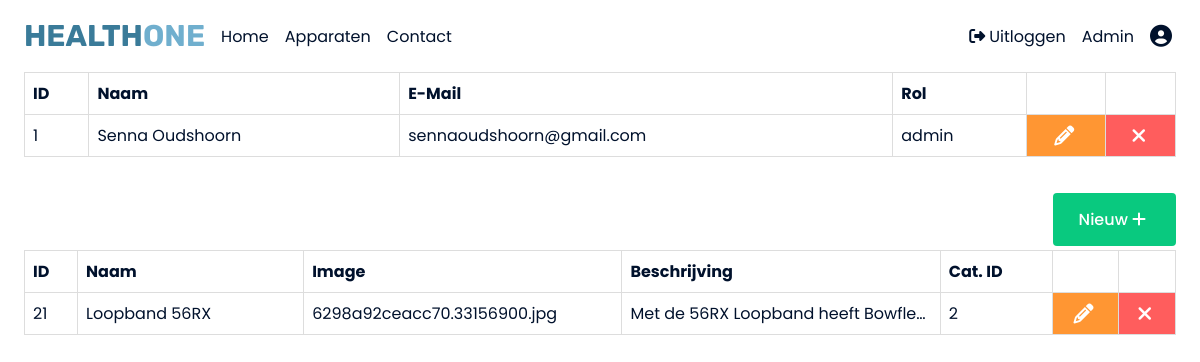
The page /admin/admin.php (signed in) on the database as committed earlier.
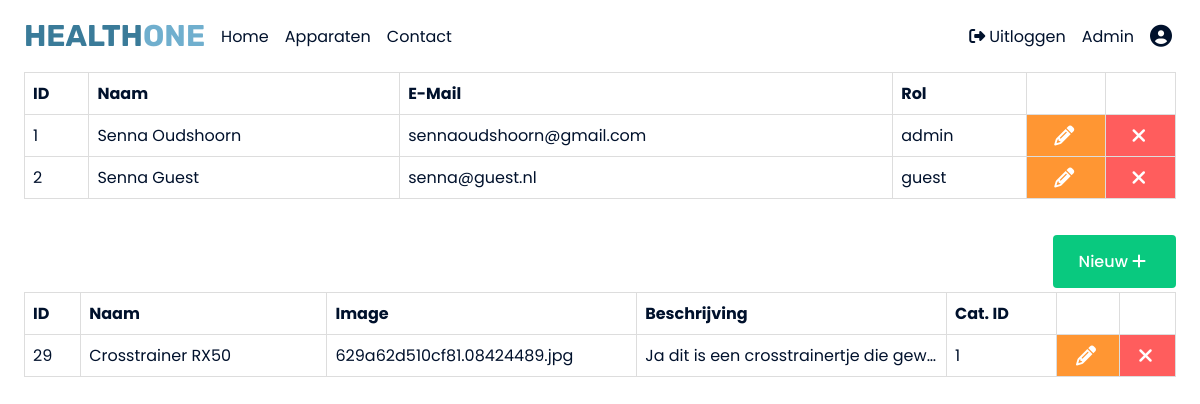
The same page on the database as committed later.
### tables this page shows
CREATE TABLE `users` (
  `id` int(11) NOT NULL,
  `name` varchar(255) NOT NULL,
  `email` varchar(255) NOT NULL,
  `password` varchar(255) NOT NULL,
  `role` varchar(255) NOT NULL DEFAULT 'guest'
);

CREATE TABLE `products` (
  `id` int(11) NOT NULL,
  `name` varchar(255) NOT NULL,
  `img` varchar(255) NOT NULL,
  `description` text NOT NULL,
  `category_id` int(11) NOT NULL
);

### admin/admin.php (the view, shortened to what this page needs)
<html>
    <head>
        <link rel="stylesheet" type="text/css" href="../css/style.css">
    </head>
    <body>
            <?php
                include_once('../dbConnection.php');
                include_once('../components/Nav.php');
            ?>
            <section class="users">
                <div class="container">
                    <div class="row">
                    <table class="manageproducts__table">
                            <tr>
                                <th>ID</th>
                                <th>Naam</th>
                                <th>E-Mail</th>
                                <th>Rol</th>
                                <th></th>
                                <th></th>
                            </tr>
                        <?php
                            $users = $db->prepare("SELECT * FROM users");
                            $users->execute();
                            $result = $users->fetchAll(PDO::FETCH_ASSOC);
                            foreach($result as &$data) {
                                echo "
                                <tr>
                                    <td>" . $data['id'] . "</td>
                                    <td>" . $data['name'] . "</td>
                                    <td>" . $data['email'] . "</td>
                                    <td>" . $data['role'] . "</td>
                                    <td class='edit__btn--wrapper'><a href='/healthone/admin/functionalities/edituser.php?id=" . $data['id'] . "' class='edit__btn'><i class='fas fa-pencil-alt'></i></i></a></td>
                                    <td class='delete__btn--wrapper'><a href='/healthone/admin/admin.php?verify_userdelete=".$data['id']."' class='delete__btn'><i class='fas fa-times'></i></a></td>
                                </tr>
                                ";
                            }
                        ?>
                        </table>
                    </div>
                </div>
            </section>
            <section class="manageproducts">
                <div class="container">
                    <div class="row">
                        <div class="manageproducts__create">
                            <a href="/healthone/admin/admin.php?createproduct" class="btn manageproducts__create--btn">Nieuw  <i class="fas fa-plus"></i></a>
                        </div>
                        <table class="manageproducts__table">
                            <tr>
                                <th>ID</th>
                                <th>Naam</th>
                                <th>Image</th>
                                <th>Beschrijving</th>
                                <th>Cat. ID</th>
                                <th></th>
                                <th></th>
                            </tr>
                        <?php
                            $category = $db->prepare("SELECT * FROM products");
                            $category->execute();
                            $result = $category->fetchAll(PDO::FETCH_ASSOC);
                            foreach($result as &$data) {
                                echo "
                                <tr>
                                    <td>" . $data['id'] . "</td>
                                    <td class='manageproduct__description'>" . $data['name'] . "</td>
                                    <td class='manageproduct__description'>" . $data['img'] . "</td>
                                    <td class='manageproduct__description'>" . $data['description'] . "</td>
                                    <td class='manageproduct__categoryid'>" . $data['category_id'] . "</td>
                                    <td class='edit__btn--wrapper'><a href='/healthone/admin/functionalities/editproduct.php?id=" . $data['id'] . "' class='edit__btn'><i class='fas fa-pencil-alt'></i></i></a></td>
                                    <td class='delete__btn--wrapper'><a href='/healthone/admin/admin.php?verify_productdelete=".$data['id']."' class='delete__btn'><i class='fas fa-times'></i></a></td>
                                </tr>
                                ";
                            }
                        ?>
                        </table>
                    </div>
                </div>
            </section>
    </body>
</html>

### components/Nav.php (shortened to what this page needs)
<nav>
    <div class="container">
        <div class="row">
            <div class="nav__wrapper">
                <div class="nav__wrapper--left">
                    <figure class="nav__title--wrapper">
                        <a href="/healthone/index.php"><h1 class="nav__title">HEALTH<span>ONE</span></h1></a>
                    </figure>
                    <ul class="nav__link--list">
                        <li class="nav__link">
                            <a href="/healthone/index.php" class="
                            nav__link--anchor
                            link__hover-effect
                            ">Home</a>
                        </li>
                        <li class="nav__link">
                            <a href="/healthone/products/categories.php" class="
                            nav__link--anchor
                            link__hover-effect
                            ">Apparaten</a>
                        </li>
                        <li class="nav__link">
                            <a href="/healthone/contact.php" class="
                            nav__link--anchor
                            link__hover-effect
                            ">Contact</a>
                        </li>
                    </ul>
                </div>
                <?php
                    if(isset($_SESSION['admin'])) {
                        echo "
                        <div class='nav__wrapper--right'>
                            <a href='/healthone/login/logout.php' class='nav__button'><i class='fas fa-sign-out-alt'></i></i>Uitloggen</a>
                            <a href='/healthone/admin/admin.php' class='nav__button'>Admin</a>
                            <a href='/healthone/profile.php?user=".$_SESSION['user']."' class='nav__button'><i class='fas fa-user-circle nav__button--profile'></i></a>
                        </div>";
                    } else if(isset($_SESSION['user'])) {
                        echo "
                        <div class='nav__wrapper--right'>
                            <a href='/healthone/login/logout.php' class='nav__button'><i class='fas fa-sign-out-alt'></i></i>Uitloggen</a>
                            <a href='/healthone/profile.php?user=".$_SESSION['user']."' class='nav__button'><i class='fas fa-user-circle nav__button--profile'></i></a>
                        </div>";
                    } else {
                        echo "
                        <div class='nav__wrapper--right'>
                            <a href='/healthone/login/login.php' class='nav__button'><i class='far fa-user-circle'></i>Inloggen</a>
                            <a href='/healthone/login/register.php' class='btn'>Registreren</a>
                        </div>";
                    }
                ?>
            </div>
        </div>
    </div>
</nav>

### css/style.css (style rules this page uses)
* { font-family: "Poppins", sans-serif; padding: 0; margin: 0; box-sizing: border-box; color: #00112c; }
li { list-style-type: none; }
a { text-decoration: none; }
.delete__btn, .edit__btn { font-size: 20px; display: flex; justify-content: center; align-items: center; }
.edit__btn--wrapper { background-color: #ff9633; }
.delete__btn--wrapper { background-color: #ff5d5d; }
.delete__btn .fas, .edit__btn .fas { color: white; }
.manageproduct__description { white-space: nowrap; overflow: hidden; text-overflow: ellipsis; max-width: 200px; }
.manageproduct__categoryid { white-space: nowrap; overflow: hidden; text-overflow: ellipsis; max-width: 20px; }
.far, .fas { margin-right: 4px; }
.btn { padding: 12px 24px; background-color: #70afce; border: 2px solid transparent; border-radius: 4px; color: white; font-weight: 500; transition: all 300ms ease; cursor: pointer; }
.row { width: 100%; max-width: 1200px; margin: 0 auto; }
section { margin: 0 24px; }
nav { margin: 0 24px; transition: all 300ms ease; }
.nav__title { font-family: 'Rubik', sans-serif; color: #3A7B99; font-size: 30px; }
.nav__title span { font-family: 'Rubik', sans-serif; color: #70AFCE; }
.nav__wrapper { height: 72px; background-color: white; display: flex; justify-content: space-between; align-items: center; }
.nav__link--list { display: flex; gap: 16px; font-size: 16px; font-weight: 400; }
.nav__wrapper--left, .nav__wrapper--right { display: flex; align-items: center; height: 100%; gap: 16px; }
.nav__button { cursor: pointer; color: #00112c; font-size: 16px; background-color: transparent; border: none; }
.nav__button--profile { font-size: 22px; }
.manageproducts { margin: 24px 0; }
table { font-family: arial, sans-serif; border-collapse: collapse; width: 100%; }
table td, th { border: 1px solid #dddddd; text-align: left; padding: 8px; }
.manageproducts { margin: 36px 24px; }
.manageproducts__create { display: flex; justify-content: end; margin-bottom: 4px; }
.manageproducts__create--btn { background-color: #09c97f; }
.manageproducts__create--btn .fas { color: white; }

Rows that differ between the two databases and show on the page:
removed products: id "21", name "Loopband 56RX", img "6298a92ceacc70.33156900.jpg", description "Met de 56RX Loopband heeft Bowfle…", category "2"
added users: id "2", name "Senna Guest", email "senna@guest.nl", role "guest"
added products: id "29", name "Crosstrainer RX50", img "629a62d510cf81.08424489.jpg", description "Ja dit is een crosstrainertje die gew…", category "1"
